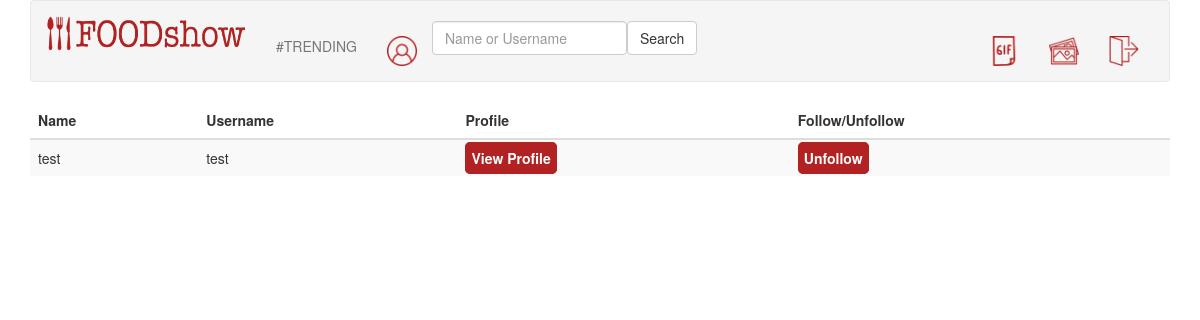
Before: /followers (signed in) with the older database file.
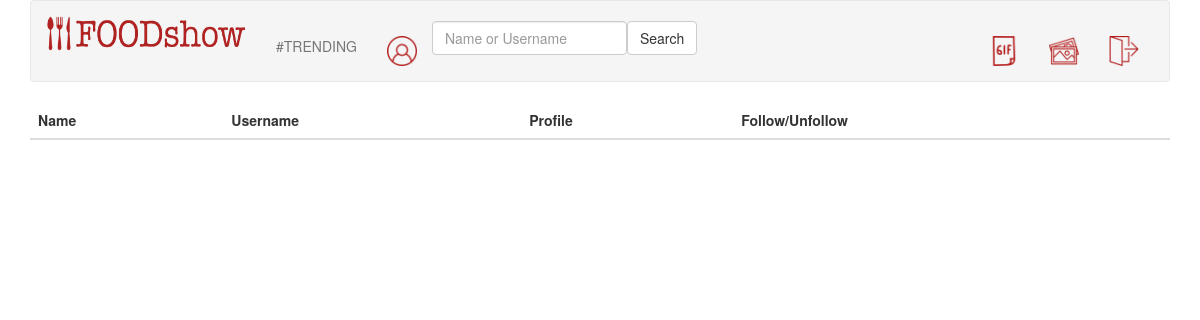
After: the same page with the newer database file.
### tables this page shows
CREATE TABLE 'volgend' ('own_username' TEXT,'following_username' TEXT,'own_id' INTEGER,'following_id' INTEGER, 'own_full_name' TEXT, 'following_full_name' TEXT);

### application.py (the view)
@app.route("/followers", methods=["GET", "POST"])
@login_required
def followers():
    userid = session["user_id"]
    following_user = following_users(userid)
    username = request.args.get('username')
    if username:
        id_username = get_id(username)
        followers = db.execute("SELECT own_username, own_full_name FROM volgend WHERE following_id = :following_id",
                                following_id = id_username)
    else:
        followers = db.execute("SELECT own_username, own_full_name FROM volgend WHERE following_id = :userid", userid = userid)
    return render_template("followers.html", users = followers, following_user=following_user)

### helpers.py (called while the page is built)
def login_required(f):
    @wraps(f)
    def decorated_function(*args, **kwargs):
        if session.get("user_id") is None:
            return redirect("/login")
        return f(*args, **kwargs)
    return decorated_function

def following_users(userid):
    following = db.execute("SELECT following_username FROM volgend WHERE own_id = :userid", userid = userid)
    following_users = [user["following_username"] for user in following]
    return following_users

### templates/followers.html (shortened to what this page needs)
{%extends "layout.html" %}
{% block main %}
    <table class="table table-striped">
        <thead>
            <tr>
                <th>Name</th>
                <th>Username</th>
                <th>Profile</th>
                <th>Follow/Unfollow</th>
            </tr>
        </thead>
        <tbody>
        {% for i in users  %}
            <tr>
                <td>{{ i.own_full_name }}</td>
                <td>{{ i.own_username }}</td>
                <td><a href="{{ url_for('profile') }}?fullname={{i.own_full_name}}&username={{i.own_username}}" class="button">View Profile</a></td>
                {% if i.own_username in following_user %}
                    <td><a href="{{ url_for('remove_following') }}?fullname={{i.own_full_name}}&username={{i.own_username}}",  class="button">Unfollow</a></td>
                {% else %}
                    <td><a href="{{ url_for('add_following') }}?fullname={{i.own_full_name}}&username={{i.own_username}}",  class="button">Follow</a></td>
                {% endif %}
            </tr>
        {% endfor %}
    </table>
{% endblock %}

Changed rows visible on the page:
removed volgend: own_full_name "test", own_username "test"
